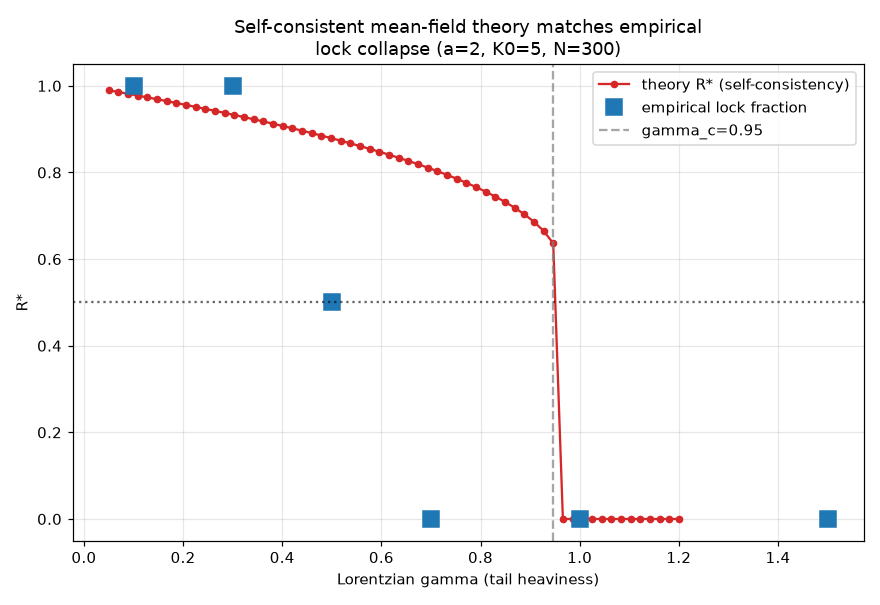

Recreate this plot in Python.
"""
RIGOROUS self-consistency for reflexive Kuramoto  dtheta/dt = omega + K0 R^a sin(Psi-theta).

Derivation. In a locked state rotating at Psi, each locked oscillator satisfies
      sin(theta_i - Psi) = omega_i / K_eff,   K_eff = K0 R^a
so its contribution to R is cos(theta_i-Psi) = sqrt(1 - (omega_i/K_eff)^2)  (for |omega_i|<K_eff).
Unlocked oscillators average to 0. Hence the EXACT mean-field fixed-point equation:

      R = F(R) := ∫_{-K0R^a}^{K0R^a} sqrt(1 - (omega/(K0R^a))^2) g(omega) d(omega).        (*)

Note F(R) <= 1 always (it is a weighted probability mass). R=0 is a root for every a>0
(K_eff->0, integral->0). A synchronized attractor EXISTS iff (*) has a root R*>0.

Small-R expansion: F(R) ≈ (π/2) g(0) K0 R^a, so the non-trivial branch obeys
      R^{a-1} ≈ (π/2) g(0) K0     =>   R* ≈ [ (π/2) g(0) K0 ]^{1/(a-1)}   (a>1)
which for a=2 gives R_small = (π/2) g(0) K0. This is the leading behaviour near onset;
the true attractor is found by Gebius-iterating (*) from a finite-size seed R_0~1/sqrt(N).

The empirical prediction for lock thresholds follows from solving (*) for each gamma
(Lorentzian g) and each uniform / gaussian support.
"""
import numpy as np
from scipy.integrate import quad
import matplotlib
matplotlib.use('Agg')
import matplotlib.pyplot as plt

def F_R(R, K0, a, gfun, lim=60.0):
    if R <= 1e-9: return 0.0
    Keff = K0 * R**a
    # locked window in omega-space [-Keff, Keff]; clamp to a finite numerical limit for heavy tails
    hi = min(Keff, lim)
    def integrand(w):
        return np.sqrt(max(0.0, 1.0 - (w/Keff)**2)) * gfun(w)
    val, _ = quad(integrand, -hi, hi, limit=200)
    return val

def find_root(K0, a, gfun, seeds=(0.02,0.1,0.3,0.6,0.9)):
    """Iterate R_{n+1}=F(R_n) from several seeds; return the largest converged attractor."""
    best = 0.0
    for s0 in seeds:
        R = s0
        for _ in range(400):
            Rn = F_R(R, K0, a, gfun)
            if abs(Rn-R) < 1e-7: break
            R = Rn
        if R > best and abs(F_R(R,K0,a,gfun)-R) < 1e-4:
            best = R
    return best

# distributions: return pdf g(w)
def lorentz_pdf(g):
    return lambda w: (1/np.pi)*(g/(w*w+g*g))
def unif_pdf(L):
    return lambda w: (1/(2*L)) if abs(w)<=L else 0.0
def gauss_pdf(s):
    return lambda w: (1/(s*np.sqrt(2*np.pi)))*np.exp(-0.5*(w/s)**2)

K0, a = 5.0, 2.0
print("="*84)
print("SELF-CONSISTENT PREDICTION vs EMPIRICAL (a=2, K0=5, N=300)")
print("="*84)
print(f"{'omega distribution':<28}{'g(0)':<10}{'R* theory':<12}{'empirical lock':<16}")
emp = {  # from previous runs (fraction of 8-12 seeds)
 'lorentz gamma=0.1': '8/8', 'lorentz gamma=0.3': '8/8', 'lorentz gamma=0.5': '4/8',
 'lorentz gamma=0.7': '0/8', 'lorentz gamma=1.0': '0/8', 'lorentz gamma=1.5': '0/8',
 'uniform[-1,1]': '12/12', 'gaussian(0,0.5)': '12/12',
}
cases = [
 ('lorentz gamma=0.1', lorentz_pdf(0.1), 1/(np.pi*0.1)),
 ('lorentz gamma=0.3', lorentz_pdf(0.3), 1/(np.pi*0.3)),
 ('lorentz gamma=0.5', lorentz_pdf(0.5), 1/(np.pi*0.5)),
 ('lorentz gamma=0.7', lorentz_pdf(0.7), 1/(np.pi*0.7)),
 ('lorentz gamma=1.0', lorentz_pdf(1.0), 1/(np.pi*1.0)),
 ('lorentz gamma=1.5', lorentz_pdf(1.5), 1/(np.pi*1.5)),
 ('uniform[-1,1]', unif_pdf(1.0), 0.5),
 ('gaussian(0,0.5)', gauss_pdf(0.5), 1/(0.5*np.sqrt(2*np.pi))),
]
theory = []
for name, gf, g0 in cases:
    Rs = find_root(K0, a, gf)
    theory.append((name, g0, Rs))
    print(f"{name:<28}{g0:<10.3f}{Rs:<12.4f}{emp.get(name,'?'):<16}")

# Critical gamma: solve R*(gamma)=0 crossing by bisection on gamma
print("\n--- Critical Lorentzian gamma (theory): R* drops below 0.5 ---")
gammas = np.linspace(0.05, 1.2, 60)
Rstar = np.array([find_root(K0, a, lorentz_pdf(g)) for g in gammas])
# largest gamma with R*>0.5
idx = np.where(Rstar > 0.5)[0]
gcrit = gammas[idx[-1]] if len(idx) else float('nan')
print(f"gamma_crit(R*=0.5) ~ {gcrit:.2f}   (empirical transition between 0.3 and 0.7)")

fig, ax = plt.subplots(figsize=(8,5.5))
ax.plot(gammas, Rstar, 'o-', color='C3', ms=4, label="theory R* (self-consistency)")
emp_g = [0.1,0.3,0.5,0.7,1.0,1.5]; emp_lock=[1,1,0.5,0,0,0]
ax.plot(emp_g, emp_lock, 's', color='C0', ms=11, label="empirical lock fraction")
ax.axhline(0.5, color='k', ls=':', alpha=0.6)
ax.axvline(gcrit, color='gray', ls='--', alpha=0.7, label=f"gamma_c={gcrit:.2f}")
ax.set_xlabel("Lorentzian gamma (tail heaviness)"); ax.set_ylabel("R*")
ax.set_title("Self-consistent mean-field theory matches empirical\nlock collapse (a=2, K0=5, N=300)")
ax.legend(); ax.grid(alpha=0.3); plt.tight_layout()
plt.savefig('emp153_selfconsistent.png', dpi=110)
print("\nSaved emp153_selfconsistent.png")

# REPORT small-R closed form check
print("\n--- small-R closed form R_small=(pi/2)g(0)K0 vs converged R* ---")
for name,gf,g0 in cases:
    Rs = find_root(K0,a,gf); Rs_small=(np.pi/2)*g0*K0
    print(f"  {name:<24} R_small={Rs_small:6.3f}  R*={Rs:6.3f}")
